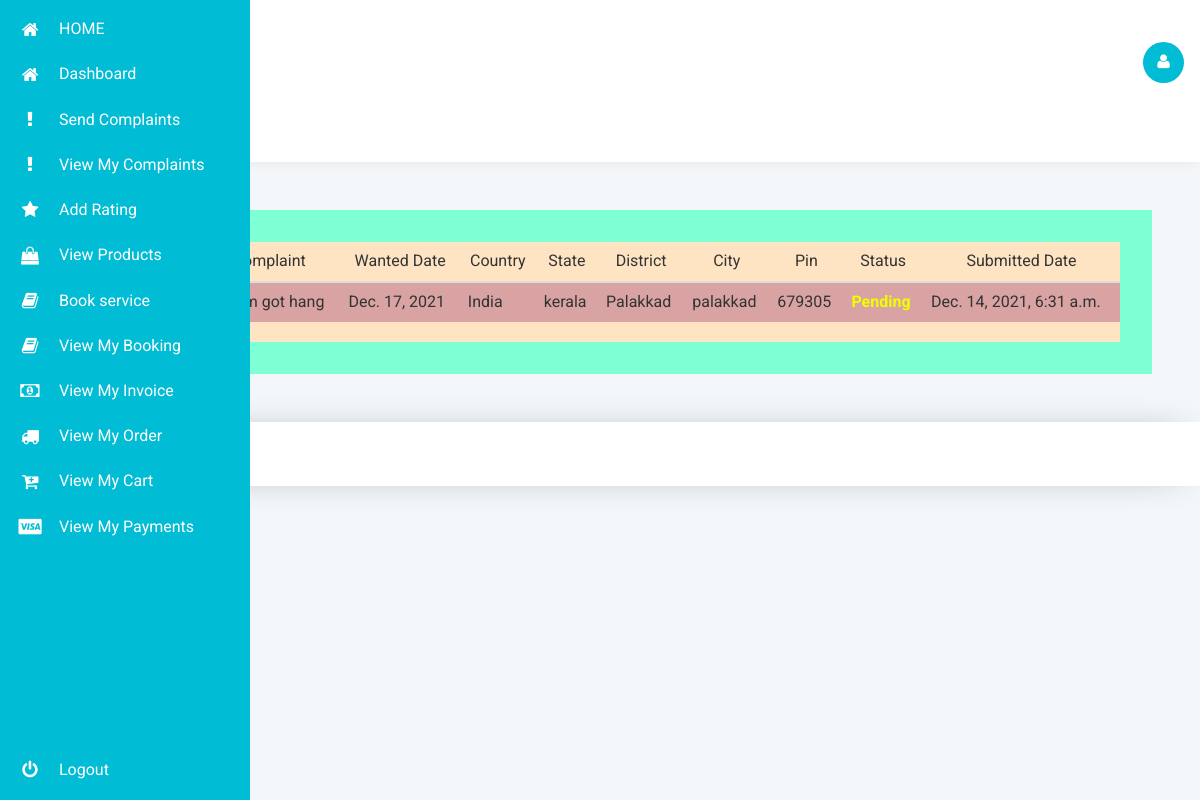
Screenshot of /my_booking (signed in) with the database file from the repository.
### account/models.py (models this page shows, shortened)
class BookService(models.Model):
    user=models.ForeignKey(User,on_delete=models.CASCADE,null=True,blank=True)
    complaint=models.TextField()
    wanted_date=models.DateField(default=timezone.now)
    state=models.CharField(max_length=50)
    country=models.CharField(max_length=50)
    district=models.CharField(max_length=50)
    city=models.CharField(max_length=50)
    pin=models.IntegerField()
    accepted='accepted'
    pending='pending'
    rejected='rejected'
    statuses=[
        (accepted,'accepted'),
        (pending,'pending'),
        (rejected,'rejected')
    ]
    status=models.CharField(max_length=50,choices=statuses,default=pending)
    complete=models.BooleanField(default=False)
    price=models.IntegerField()
    date=models.DateTimeField(default=timezone.now)
    received=models.BooleanField(default=False)

### account/views.py (the view)
# urls.py: path('my_booking',views.my_booking,name='my_booking'),
def my_booking(request):
    my_booking=BookService.objects.filter(user=request.user)
    return render(request,'booking.html',{'booking':my_booking})

### account/templates/booking.html
{% extends 'dashboard.html' %}
{% block content %}
<div class="table-responsive table-shadow" style="background-color: bisque;">
    {% if booking %}
    <table class="table">
          <thead>
            <tr>
              <th scope="col">User</th>
              <th scope="col">Complaint</th>
              <th scope="col">Wanted Date</th>
              <th scope="col">Country</th>
              <th scope="col">State</th>
              <th scope="col">District</th>
              <th scope="col">City</th>
              <th scope="col">Pin</th>
              <th scope="col">Status</th>
              <th scope="col">Submitted Date</th>
            </tr>
          </thead>
          <tbody>
              {% for i in booking %}
            <tr style="background-color: #d9a3a3;">
              <td>{{ i.user.username}}</td>
              <td>{{ i.complaint }}</td>
              <td>{{ i.wanted_date}}</td>
              <td>{{ i.country }}</td>
              <td>{{i.state}}</td>
              <td>{{i.district}}</td>
              <td>{{i.city}}</td>
              <td>{{i.pin}}</td>
              {% if i.status == 'accepted' %}
              <td style="color: green;font-weight: bold;">Accepted</td>
              {% elif i.status == 'pending' %}
              <td style="color: rgb(239 255 0);font-weight: bold;">Pending</td>
              {% else %}
              <td style="color: rgb(255, 10, 10);font-weight: bold;">Rejected</td>
              {% endif %}
              <td>{{ i.date }}</td>
            </tr>
            {% endfor %}
          </tbody>
    </table>
    {% else %}
    <span>No Leaves can be found...</span>
    {% endif %}
</div>
{% endblock %}

### account/static/css2/style.css (style rules this page uses)
html,body,div,span,applet,object,iframe,h1,h2,h3,h4,h5,h6,p,blockquote,pre,a,abbr,acronym,address,big,cite,code,del,dfn,em,img,ins,kbd,q,s,samp,small,strike,strong,sub,sup,tt,var,b,u,i,dl,dt,dd,ol,nav ul,nav li,fieldset,form,label,legend,table,caption,tbody,tfoot,thead,tr,th,td,article,aside,canvas,details,embed,figure,figcaption,footer,header,hgroup,menu,nav,output,ruby,section,summary,time,mark,audio,video { margin:0;padding:0;border:0;font-size:100%;font:inherit;vertical-align:baseline; }
table { border-collapse:collapse;border-spacing:0; }
body { font-family: 'Roboto Condensed', sans-serif; background: url(../images/bg40.jpg)no-repeat 0px 0px; background-size: cover; background-position:center; background-attachment:fixed; }

### rows the page displays
BookService: complaint "system got hang", wanted_date "Dec. 17, 2021", country "India", state "kerala", district "Palakkad", city "palakkad", pin "679305", status "Pending", date "Dec. 14, 2021, 6:31 a.m."
